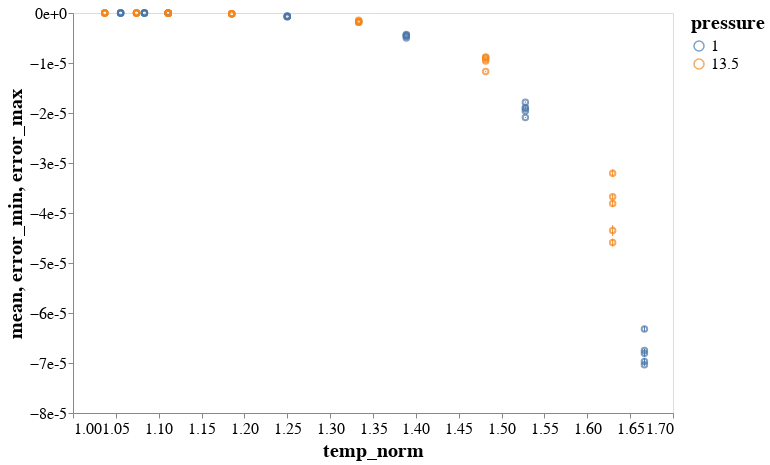

The notebook cell saved with this chart:
### Code cell
chart = alt.Chart(rates_df).encode(
    x=alt.X("temp_norm", scale=alt.Scale(zero=False)),
    y=alt.Y('mean', scale=alt.Scale(type='linear'), axis=alt.Axis(format='e')),
    color="pressure:N",
    
)

chart.mark_point() + chart.mark_rule().encode(y="error_min", y2="error_max")

### Figure 1 — Vega-Lite specification as saved in the notebook (floating-point values rounded to 4 significant figures)
{"$schema": "https://vega.github.io/schema/vega-lite/v3.3.0.json", "config": {"axis": {"grid": false, "labelFontSize": 16, "titleFontSize": 20}, "background": "white", "header": {"labelFontSize": 18, "titleFontSize": 22}, "legend": {"labelFontSize": 16, "titleFontSize": 20}, "view": {"height": 400, "width": 600}}, "data": {"name": "data-a110cd0998535e54cef8a2fb98eaaf00"}, "datasets": {"data-a110cd0998535e54cef8a2fb98eaaf00": [{"crystal": "p2", "error": 2.124e-10, "error_max": -9.36e-09, "error_min": -9.785e-09, "iter_id": 1, "mean": -9.572e-09, "pressure": 1, "temp_norm": 1.056, "temperature": 0.38}, {"crystal": "p2", "error": 2.49e-10, "error_max": -4.849e-09, "error_min": -5.347e-09, "iter_id": 2, "mean": -5.098e-09, "pressure": 1, "temp_norm": 1.056, "temperature": 0.38}, {"crystal": "p2", "error": 3.059e-10, "error_max": -5.327e-09, "error_min": -5.939e-09, "iter_id": 3, "mean": -5.633e-09, "pressure": 1, "temp_norm": 1.056, "temperature": 0.38}, {"crystal": "p2", "error": 7.308e-10, "error_max": -1.781e-09, "error_min": -3.242e-09, "iter_id": 4, "mean": -2.512e-09, "pressure": 1, "temp_norm": 1.056, "temperature": 0.38}, {"crystal": "p2", "error": 1.06e-09, "error_max": -4.847e-09, "error_min": -6.966e-09, "iter_id": 5, "mean": -5.907e-09, "pressure": 1, "temp_norm": 1.056, "temperature": 0.38}, {"crystal": "p2", "error": 2.052e-10, "error_max": -1.331e-08, "error_min": -1.373e-08, "iter_id": 1, "mean": -1.352e-08, "pressure": 1, "temp_norm": 1.083, "temperature": 0.39}, {"crystal": "p2", "error": 2.601e-10, "error_max": -1.367e-08, "error_min": -1.419e-08, "iter_id": 2, "mean": -1.393e-08, "pressure": 1, "temp_norm": 1.083, "temperature": 0.39}, {"crystal": "p2", "error": 1.531e-10, "error_max": -1.38e-08, "error_min": -1.411e-08, "iter_id": 3, "mean": -1.395e-08, "pressure": 1, "temp_norm": 1.083, "temperature": 0.39}, {"crystal": "p2", "error": 1.948e-10, "error_max": -1.518e-08, "error_min": -1.557e-08, "iter_id": 4, "mean": -1.537e-08, "pressure": 1, "temp_norm": 1.083, "temperature": 0.39}, {"crystal": "p2", "error": 2.323e-10, "error_max": -1.269e-08, "error_min": -1.316e-08, "iter_id": 5, "mean": -1.293e-08, "pressure": 1, "temp_norm": 1.083, "temperature": 0.39}, {"crystal": "p2", "error": 4.999e-10, "error_max": -2.542e-08, "error_min": -2.642e-08, "iter_id": 1, "mean": -2.592e-08, "pressure": 1, "temp_norm": 1.111, "temperature": 0.4}, {"crystal": "p2", "error": 5.181e-10, "error_max": -2.074e-08, "error_min": -2.178e-08, "iter_id": 2, "mean": -2.126e-08, "pressure": 1, "temp_norm": 1.111, "temperature": 0.4}, {"crystal": "p2", "error": 4.629e-10, "error_max": -1.786e-08, "error_min": -1.879e-08, "iter_id": 3, "mean": -1.832e-08, "pressure": 1, "temp_norm": 1.111, "temperature": 0.4}, {"crystal": "p2", "error": 4.391e-10, "error_max": -2.235e-08, "error_min": -2.323e-08, "iter_id": 4, "mean": -2.279e-08, "pressure": 1, "temp_norm": 1.111, "temperature": 0.4}, {"crystal": "p2", "error": 4.332e-10, "error_max": -2.315e-08, "error_min": -2.401e-08, "iter_id": 5, "mean": -2.358e-08, "pressure": 1, "temp_norm": 1.111, "temperature": 0.4}, {"crystal": "p2", "error": 8.825e-09, "error_max": -7.645e-07, "error_min": -7.821e-07, "iter_id": 1, "mean": -7.733e-07, "pressure": 1, "temp_norm": 1.25, "temperature": 0.45}, {"crystal": "p2", "error": 8.481e-09, "error_max": -7.651e-07, "error_min": -7.821e-07, "iter_id": 2, "mean": -7.736e-07, "pressure": 1, "temp_norm": 1.25, "temperature": 0.45}, {"crystal": "p2", "error": 5.098e-09, "error_max": -5.843e-07, "error_min": -5.944e-07, "iter_id": 3, "mean": -5.893e-07, "pressure": 1, "temp_norm": 1.25, "temperature": 0.45}, {"crystal": "p2", "error": 6.507e-09, "error_max": -6.572e-07, "error_min": -6.702e-07, "iter_id": 4, "mean": -6.637e-07, "pressure": 1, "temp_norm": 1.25, "temperature": 0.45}, {"crystal": "p2", "error": 3.696e-09, "error_max": -6.473e-07, "error_min": -6.546e-07, "iter_id": 5, "mean": -6.51e-07, "pressure": 1, "temp_norm": 1.25, "temperature": 0.45}, {"crystal": "p2", "error": 2.892e-08, "error_max": -4.61e-06, "error_min": -4.668e-06, "iter_id": 1, "mean": -4.639e-06, "pressure": 1, "temp_norm": 1.389, "temperature": 0.5}, {"crystal": "p2", "error": 4.128e-08, "error_max": -4.422e-06, "error_min": -4.505e-06, "iter_id": 2, "mean": -4.463e-06, "pressure": 1, "temp_norm": 1.389, "temperature": 0.5}, {"crystal": "p2", "error": 5.255e-08, "error_max": -4.244e-06, "error_min": -4.349e-06, "iter_id": 3, "mean": -4.297e-06, "pressure": 1, "temp_norm": 1.389, "temperature": 0.5}, {"crystal": "p2", "error": 2.849e-08, "error_max": -4.981e-06, "error_min": -5.038e-06, "iter_id": 4, "mean": -5.009e-06, "pressure": 1, "temp_norm": 1.389, "temperature": 0.5}, {"crystal": "p2", "error": 3.354e-08, "error_max": -4.538e-06, "error_min": -4.605e-06, "iter_id": 5, "mean": -4.572e-06, "pressure": 1, "temp_norm": 1.389, "temperature": 0.5}, {"crystal": "p2", "error": 1.349e-07, "error_max": -1.769e-05, "error_min": -1.796e-05, "iter_id": 1, "mean": -1.783e-05, "pressure": 1, "temp_norm": 1.528, "temperature": 0.55}, {"crystal": "p2", "error": 8.519e-08, "error_max": -2.081e-05, "error_min": -2.098e-05, "iter_id": 2, "mean": -2.09e-05, "pressure": 1, "temp_norm": 1.528, "temperature": 0.55}, {"crystal": "p2", "error": 1.079e-07, "error_max": -1.903e-05, "error_min": -1.925e-05, "iter_id": 3, "mean": -1.914e-05, "pressure": 1, "temp_norm": 1.528, "temperature": 0.55}, {"crystal": "p2", "error": 1.436e-07, "error_max": -1.945e-05, "error_min": -1.973e-05, "iter_id": 4, "mean": -1.959e-05, "pressure": 1, "temp_norm": 1.528, "temperature": 0.55}, {"crystal": "p2", "error": 1.074e-07, "error_max": -1.877e-05, "error_min": -1.898e-05, "iter_id": 5, "mean": -1.888e-05, "pressure": 1, "temp_norm": 1.528, "temperature": 0.55}, {"crystal": "p2", "error": 3.102e-07, "error_max": -6.718e-05, "error_min": -6.78e-05, "iter_id": 1, "mean": -6.749e-05, "pressure": 1, "temp_norm": 1.667, "temperature": 0.6}, {"crystal": "p2", "error": 6.917e-07, "error_max": -6.902e-05, "error_min": -7.04e-05, "iter_id": 2, "mean": -6.971e-05, "pressure": 1, "temp_norm": 1.667, "temperature": 0.6}, {"crystal": "p2", "error": 7.847e-07, "error_max": -6.725e-05, "error_min": -6.882e-05, "iter_id": 3, "mean": -6.803e-05, "pressure": 1, "temp_norm": 1.667, "temperature": 0.6}, {"crystal": "p2", "error": 2.667e-07, "error_max": -7.009e-05, "error_min": -7.062e-05, "iter_id": 4, "mean": -7.035e-05, "pressure": 1, "temp_norm": 1.667, "temperature": 0.6}, {"crystal": "p2", "error": 5.541e-07, "error_max": -6.263e-05, "error_min": -6.374e-05, "iter_id": 5, "mean": -6.319e-05, "pressure": 1, "temp_norm": 1.667, "temperature": 0.6}, {"crystal": "p2", "error": 9.417e-11, "error_max": -3.455e-09, "error_min": -3.643e-09, "iter_id": 1, "mean": -3.549e-09, "pressure": 13.5, "temp_norm": 1.037, "temperature": 1.4}, {"crystal": "p2", "error": 9.539e-11, "error_max": -5.481e-09, "error_min": -5.672e-09, "iter_id": 2, "mean": -5.577e-09, "pressure": 13.5, "temp_norm": 1.037, "temperature": 1.4}, {"crystal": "p2", "error": 1.027e-10, "error_max": -4.704e-09, "error_min": -4.909e-09, "iter_id": 3, "mean": -4.806e-09, "pressure": 13.5, "temp_norm": 1.037, "temperature": 1.4}, {"crystal": "p2", "error": 1.266e-10, "error_max": -4.312e-09, "error_min": -4.565e-09, "iter_id": 4, "mean": -4.438e-09, "pressure": 13.5, "temp_norm": 1.037, "temperature": 1.4}, {"crystal": "p2", "error": 1.161e-10, "error_max": -7.252e-09, "error_min": -7.485e-09, "iter_id": 5, "mean": -7.368e-09, "pressure": 13.5, "temp_norm": 1.037, "temperature": 1.4}, {"crystal": "p2", "error": 1.788e-10, "error_max": -1.521e-08, "error_min": -1.557e-08, "iter_id": 1, "mean": -1.539e-08, "pressure": 13.5, "temp_norm": 1.074, "temperature": 1.45}, {"crystal": "p2", "error": 1.791e-10, "error_max": -1.322e-08, "error_min": -1.358e-08, "iter_id": 2, "mean": -1.34e-08, "pressure": 13.5, "temp_norm": 1.074, "temperature": 1.45}, {"crystal": "p2", "error": 1.967e-10, "error_max": -1.388e-08, "error_min": -1.428e-08, "iter_id": 3, "mean": -1.408e-08, "pressure": 13.5, "temp_norm": 1.074, "temperature": 1.45}, {"crystal": "p2", "error": 2.053e-10, "error_max": -1.516e-08, "error_min": -1.557e-08, "iter_id": 4, "mean": -1.536e-08, "pressure": 13.5, "temp_norm": 1.074, "temperature": 1.45}, {"crystal": "p2", "error": 2.747e-10, "error_max": -1.382e-08, "error_min": -1.437e-08, "iter_id": 5, "mean": -1.409e-08, "pressure": 13.5, "temp_norm": 1.074, "temperature": 1.45}, {"crystal": "p2", "error": 4.854e-10, "error_max": -3.318e-08, "error_min": -3.415e-08, "iter_id": 1, "mean": -3.367e-08, "pressure": 13.5, "temp_norm": 1.111, "temperature": 1.5}, {"crystal": "p2", "error": 5.199e-10, "error_max": -3.029e-08, "error_min": -3.133e-08, "iter_id": 2, "mean": -3.081e-08, "pressure": 13.5, "temp_norm": 1.111, "temperature": 1.5}, {"crystal": "p2", "error": 8.156e-10, "error_max": -3.105e-08, "error_min": -3.268e-08, "iter_id": 3, "mean": -3.187e-08, "pressure": 13.5, "temp_norm": 1.111, "temperature": 1.5}, {"crystal": "p2", "error": 6.728e-10, "error_max": -3.207e-08, "error_min": -3.341e-08, "iter_id": 4, "mean": -3.274e-08, "pressure": 13.5, "temp_norm": 1.111, "temperature": 1.5}, {"crystal": "p2", "error": 6.381e-10, "error_max": -3.654e-08, "error_min": -3.782e-08, "iter_id": 5, "mean": -3.718e-08, "pressure": 13.5, "temp_norm": 1.111, "temperature": 1.5}, {"crystal": "p2", "error": 9.158e-10, "error_max": -1.746e-07, "error_min": -1.765e-07, "iter_id": 1, "mean": -1.755e-07, "pressure": 13.5, "temp_norm": 1.185, "temperature": 1.6}, {"crystal": "p2", "error": 8.804e-10, "error_max": -1.452e-07, "error_min": -1.47e-07, "iter_id": 2, "mean": -1.461e-07, "pressure": 13.5, "temp_norm": 1.185, "temperature": 1.6}, {"crystal": "p2", "error": 1.018e-09, "error_max": -1.608e-07, "error_min": -1.628e-07, "iter_id": 3, "mean": -1.618e-07, "pressure": 13.5, "temp_norm": 1.185, "temperature": 1.6}, {"crystal": "p2", "error": 8.506e-10, "error_max": -1.596e-07, "error_min": -1.613e-07, "iter_id": 4, "mean": -1.605e-07, "pressure": 13.5, "temp_norm": 1.185, "temperature": 1.6}, {"crystal": "p2", "error": 9.645e-10, "error_max": -1.503e-07, "error_min": -1.522e-07, "iter_id": 5, "mean": -1.513e-07, "pressure": 13.5, "temp_norm": 1.185, "temperature": 1.6}, {"crystal": "p2", "error": 8.271e-09, "error_max": -1.703e-06, "error_min": -1.719e-06, "iter_id": 1, "mean": -1.711e-06, "pressure": 13.5, "temp_norm": 1.333, "temperature": 1.8}, {"crystal": "p2", "error": 9.414e-09, "error_max": -1.844e-06, "error_min": -1.863e-06, "iter_id": 2, "mean": -1.853e-06, "pressure": 13.5, "temp_norm": 1.333, "temperature": 1.8}, {"crystal": "p2", "error": 7.48e-09, "error_max": -1.868e-06, "error_min": -1.883e-06, "iter_id": 3, "mean": -1.876e-06, "pressure": 13.5, "temp_norm": 1.333, "temperature": 1.8}, {"crystal": "p2", "error": 4.164e-09, "error_max": -1.651e-06, "error_min": -1.66e-06, "iter_id": 4, "mean": -1.656e-06, "pressure": 13.5, "temp_norm": 1.333, "temperature": 1.8}, {"crystal": "p2", "error": 1.053e-08, "error_max": -1.416e-06, "error_min": -1.437e-06, "iter_id": 5, "mean": -1.426e-06, "pressure": 13.5, "temp_norm": 1.333, "temperature": 1.8}, {"crystal": "p2", "error": 7.82e-08, "error_max": -8.762e-06, "error_min": -8.918e-06, "iter_id": 1, "mean": -8.84e-06, "pressure": 13.5, "temp_norm": 1.481, "temperature": 2}, {"crystal": "p2", "error": 7.87e-08, "error_max": -9.546e-06, "error_min": -9.703e-06, "iter_id": 2, "mean": -9.624e-06, "pressure": 13.5, "temp_norm": 1.481, "temperature": 2}, {"crystal": "p2", "error": 4.629e-08, "error_max": -8.813e-06, "error_min": -8.906e-06, "iter_id": 3, "mean": -8.86e-06, "pressure": 13.5, "temp_norm": 1.481, "temperature": 2}, {"crystal": "p2", "error": 9.091e-08, "error_max": -9.181e-06, "error_min": -9.362e-06, "iter_id": 4, "mean": -9.271e-06, "pressure": 13.5, "temp_norm": 1.481, "temperature": 2}, {"crystal": "p2", "error": 1.213e-07, "error_max": -1.16e-05, "error_min": -1.184e-05, "iter_id": 5, "mean": -1.172e-05, "pressure": 13.5, "temp_norm": 1.481, "temperature": 2}, {"crystal": "p2", "error": 8.036e-07, "error_max": -4.511e-05, "error_min": -4.672e-05, "iter_id": 1, "mean": -4.592e-05, "pressure": 13.5, "temp_norm": 1.63, "temperature": 2.2}, {"crystal": "p2", "error": 1.096e-06, "error_max": -4.242e-05, "error_min": -4.461e-05, "iter_id": 2, "mean": -4.352e-05, "pressure": 13.5, "temp_norm": 1.63, "temperature": 2.2}, {"crystal": "p2", "error": 7.751e-07, "error_max": -3.127e-05, "error_min": -3.282e-05, "iter_id": 3, "mean": -3.204e-05, "pressure": 13.5, "temp_norm": 1.63, "temperature": 2.2}, {"crystal": "p2", "error": 6.713e-07, "error_max": -3.744e-05, "error_min": -3.879e-05, "iter_id": 4, "mean": -3.811e-05, "pressure": 13.5, "temp_norm": 1.63, "temperature": 2.2}, {"crystal": "p2", "error": 5.042e-07, "error_max": -3.625e-05, "error_min": -3.726e-05, "iter_id": 5, "mean": -3.676e-05, "pressure": 13.5, "temp_norm": 1.63, "temperature": 2.2}]}, "layer": [{"encoding": {"color": {"field": "pressure", "type": "nominal"}, "x": {"field": "temp_norm", "scale": {"zero": false}, "type": "quantitative"}, "y": {"axis": {"format": "e"}, "field": "mean", "scale": {"type": "linear"}, "type": "quantitative"}}, "mark": "point"}, {"encoding": {"color": {"field": "pressure", "type": "nominal"}, "x": {"field": "temp_norm", "scale": {"zero": false}, "type": "quantitative"}, "y": {"field": "error_min", "type": "quantitative"}, "y2": {"field": "error_max"}}, "mark": "rule"}]}
